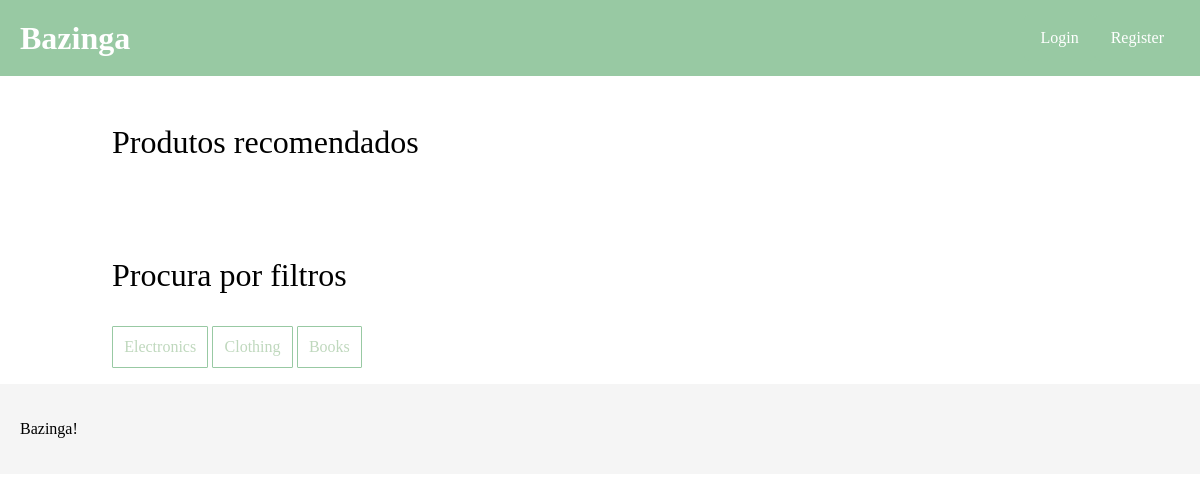
The page / on the database its author committed.
### tables this page shows
CREATE TABLE productCategory (
   categoryID INTEGER PRIMARY KEY,
   name VARCHAR
);

### index.php (called while the page is built, shortened)
<?php
   require_once('templates/footer.tl.php');
   require_once('templates/header.tl.php');
   require_once('templates/article.tl.php');
   require_once('templates/filter.tl.php');
   require_once('database/articles.php');
   require_once('database/filters.php');
   $db = getDatabaseConnection();
   $filters = getAllCategories($db);
   printFiltersSection($filters);
?>

### database/filters.php (called while the page is built, shortened)
<?php
   function getAllCategories($db){
      $stmt = $db->prepare(
         "SELECT * FROM productCategory"
      );
      $stmt->execute();
      $categories = $stmt->fetchAll();
      return $categories;
   }
?>

### templates/filter.tl.php (the view, shortened to what this page needs)
<?php
   function printFilterButton($filter){
?>
   <button class="filter-btn" onclick="updateArticles('<?=$filter['categoryID']?>')"><?= $filter['name'] ?></button>
<?php
   }
?>
<?php
   function printFiltersSection($filters){
?>
   <div class="product-section">
      <h3 class="products-title">Procura por filtros</h3>
      <section>
         <?php
            foreach($filters as $filter){
               printFilterButton($filter);
            }
         ?>
      </section>
   </div>
<?php
   }
?>

### css/navbar.css (style rules this page uses)
body { margin: 0; font-family: Arial, sans-serif; }

### css/landing.css (style rules this page uses)
* { font-family: Georgia, 'Times New Roman', Times, serif }
.product-section { padding: 1em 7em; }
.products-title { font-size: xx-large; font-weight: normal; }
.filter-btn { padding: 0.7em; font-size: 16px; color: #BFD8BD; border: 1px solid #98C9A3; border-radius: 1px; background-color: white; }

### css/wishlist.css (style rules this page uses)
* { font-family: Georgia, 'Times New Roman', Times, serif }

### rows shown on the page
productcategory: name "Electronics"
productcategory: name "Clothing"
productcategory: name "Books"
